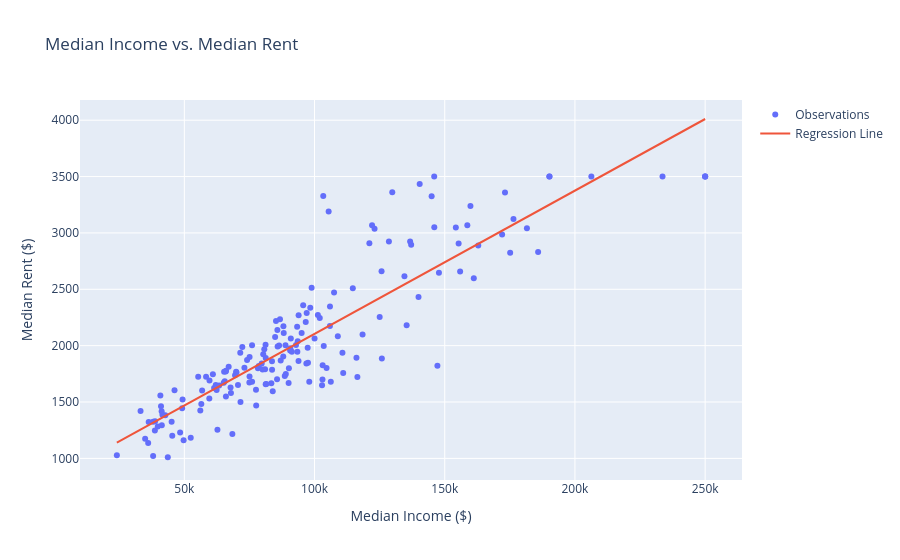

Notebook cell for this chart:
### Code cell
# Income vs. Rent with regression line

income = df_model['median_household_income'].values
slope, intercept = np.polyfit(income, Y, 1)
x_line = np.linspace(income.min(), income.max(), 100)

fig2 = go.Figure()
fig2.add_trace(go.Scatter(x=income, y=Y, mode='markers', name='Observations'))
fig2.add_trace(go.Scatter(x=x_line, y=slope*x_line+intercept, mode='lines', name='Regression Line'))
fig2.update_layout(title="Median Income vs. Median Rent")
fig2.update_xaxes(title_text="Median Income ($)")
fig2.update_yaxes(title_text="Median Rent ($)")
fig2.show()
